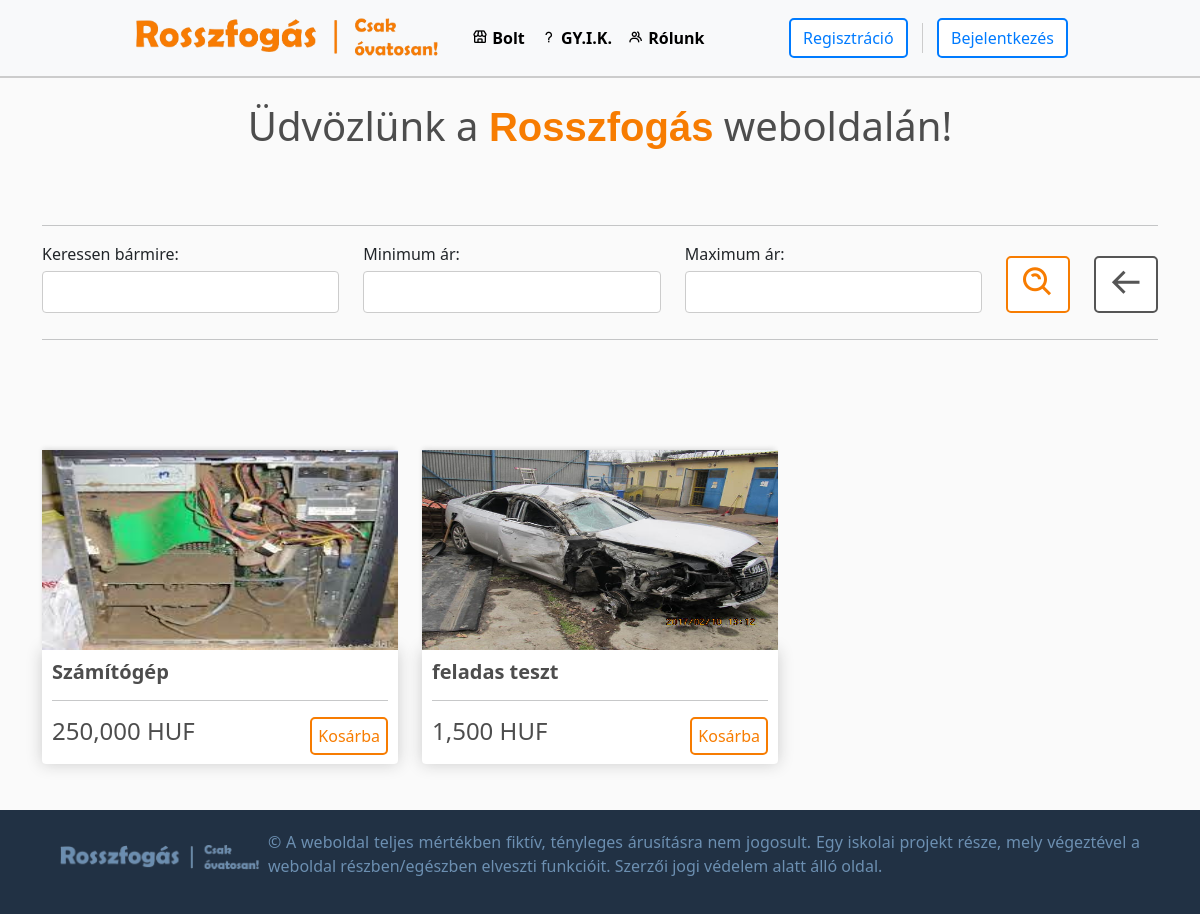
The page / on the database its author committed.
### default/models.py (models this page shows, shortened)
class Product(models.Model):
    KATEGORIA_CHOICES = [
        ('--válasszon--', '--Válasszon--'),
        ('autó', 'Autó'),
        ('élelmiszer', 'Élelmiszer'),
        ('egyéb', 'Egyéb'),
    ]
    customer = models.ForeignKey(Customer, on_delete=models.CASCADE, null=True, blank=True)
    name = models.CharField(max_length=50, null=True, blank=True)
    price = models.FloatField()
    description = models.TextField(max_length=80)
    feladocim = models.CharField(max_length=100, null=True, blank=True)
    feladoorszag = models.CharField(max_length=100, null=True, blank=True)
    image = models.ImageField(null=True, blank=True, upload_to='default/images/')
    kategoria = models.CharField(max_length=50, choices=KATEGORIA_CHOICES, default='--válasszon--')
    terms_checkbox = models.BooleanField(default=False)
    orderer_name = models.CharField(max_length=200, null=True, blank=True)
    orderer_phone = models.CharField(max_length=12, null=True, blank=True)
    orderer_location = models.CharField(max_length=200, null=True, blank=True)
    ordered = models.BooleanField(default=False)
    @property
    def imageURL(self):
        if self.image:
            return '/images/' + str(self.image)
        return ''

### default/views.py (the view)
# urls.py: path('', views.shop, name="shop"),
def shop(request):
    if request.user.is_authenticated:
        current_user = request.user
        customer = get_object_or_404(Customer, user=current_user)
    else:
        customer = None
    products = Product.objects.all()
    myFilter = ProductFilter(request.GET, queryset=products)
    products = myFilter.qs
    context = {'products': products, 'customer': customer, 'myFilter': myFilter}
    return render(request, 'default/shop.html', context)

### default/templates/default/shop.html (shortened to what this page needs)
{% extends "default/layout.html" %}
{% load static %}
{% load humanize %}
{% block body %}
<br>
<div style="text-align: center;">
    <h1 style="display: inline; align-items: center;">Üdvözlünk a <span style="color: #F77C01; font-family: Verdana, Geneva, Tahoma, sans-serif; font-weight: bold;">Rosszfogás</span> weboldalán!</h1>
</div>
<br>
<div style="margin-top: 50px;">
    <hr>
    <form method="get" class="row align-items-center">
        <div class="col">
            <label for="id_namecat">Keressen bármire:</label>
            <div class="">
                {{ myFilter.form.namecat }}
            </div>
        </div>
        <div class="col">
            <label for="id_min_price">Minimum ár:</label>
            <div>
                {{ myFilter.form.min_price }}
            </div>
        </div>
        <div class="col">
            <label for="id_max_price">Maximum ár:</label>
            <div class="">
                {{ myFilter.form.max_price }}
            </div>
        </div>
        <div class="col-auto mt-1">
            <button class="btn user-btn" type="submit"><i class='bx bx-search-alt bx-md' style="margin-bottom: 5px;"></i></button>
        </div>
        <div class="col-auto mt-1">
            <a href="{% url 'shop' %}" class="btn back-btn"><i class='bx bx-arrow-back bx-md' style="margin-bottom: 5px;"></i></a>
        </div>
    </form>
    <hr>
</div>
<div class="row" style="margin-top: 100px;">
    {% for product in products %}
        {% if product.ordered is not True %}
        <div class="product-card col-lg-4 col-md-6">
            <div class="product-image">
            <a href="{% url 'item_detail' item_name=product.name %}"><img class="thumbnail" src="{{ product.imageURL }}"></a>
            </div>
            <div class="box-element product">
                <h5><strong>{{product.name}}</strong></h5>
                <hr>
                <h4 style="display: inline-block;">{{product.price|floatformat:0|intcomma}} HUF</h4>
                <button data-product={{product.id}} data-action="add" class="user-btn add-btn update-cart" style="display: inline-block;float: right; height: 38px;">Kosárba</button>
            </div>
        </div>
        {% endif %}
    {% endfor %}
</div>
{% endblock %}

### default/static/default/styles.css (style rules this page uses)
body { background-color: hsl(0, 0%, 98%); margin: 0; padding-bottom: 150px; }
html { position: relative; min-height: 100%; }
h1, h2, h3, h4, h5, h6 { color: hsl(0, 0%, 30%); }
.box-element { box-shadow: hsl(0, 0%, 80%) 0 0 16px; background-color: #fff; border-radius: 4px; padding: 10px; }
.thumbnail { width: 100%; height: 200px; -webkit-box-shadow: -1px -3px 5px -2px rgba(214, 214, 214, 1); -moz-box-shadow: -1px -3px 5px -2px rgba(214, 214, 214, 1); box-shadow: -1px -3px 5px -2px rgba(214, 214, 214, 1); }
.product { border-radius: 0 0 4px 4px; }
.col-lg-4, .col-lg-6, .col-lg-8, .col-lg-12 { margin-top: 10px; }
.btn { border-radius: 0; }
.back-btn { background-color: #fff; color: #555555; border: 2px solid #555555; border-radius: 5px; }
.user-btn { background-color: #fff; color: #F77C01; border: 2px solid #F77C01; border-radius: 5px; }
form { display: flex; flex-wrap: wrap; }
label { display: block; margin-bottom: 5px; }
input, select, textarea { width: 100%; padding: 8px; margin-bottom: 10px; border: 1px solid #ccc; border-radius: 4px; }

### rows shown on the page
Product: imageURL (picture), name "Számítógép", price "250,000"
Product: imageURL (picture), name "feladas teszt", price "1,500"
